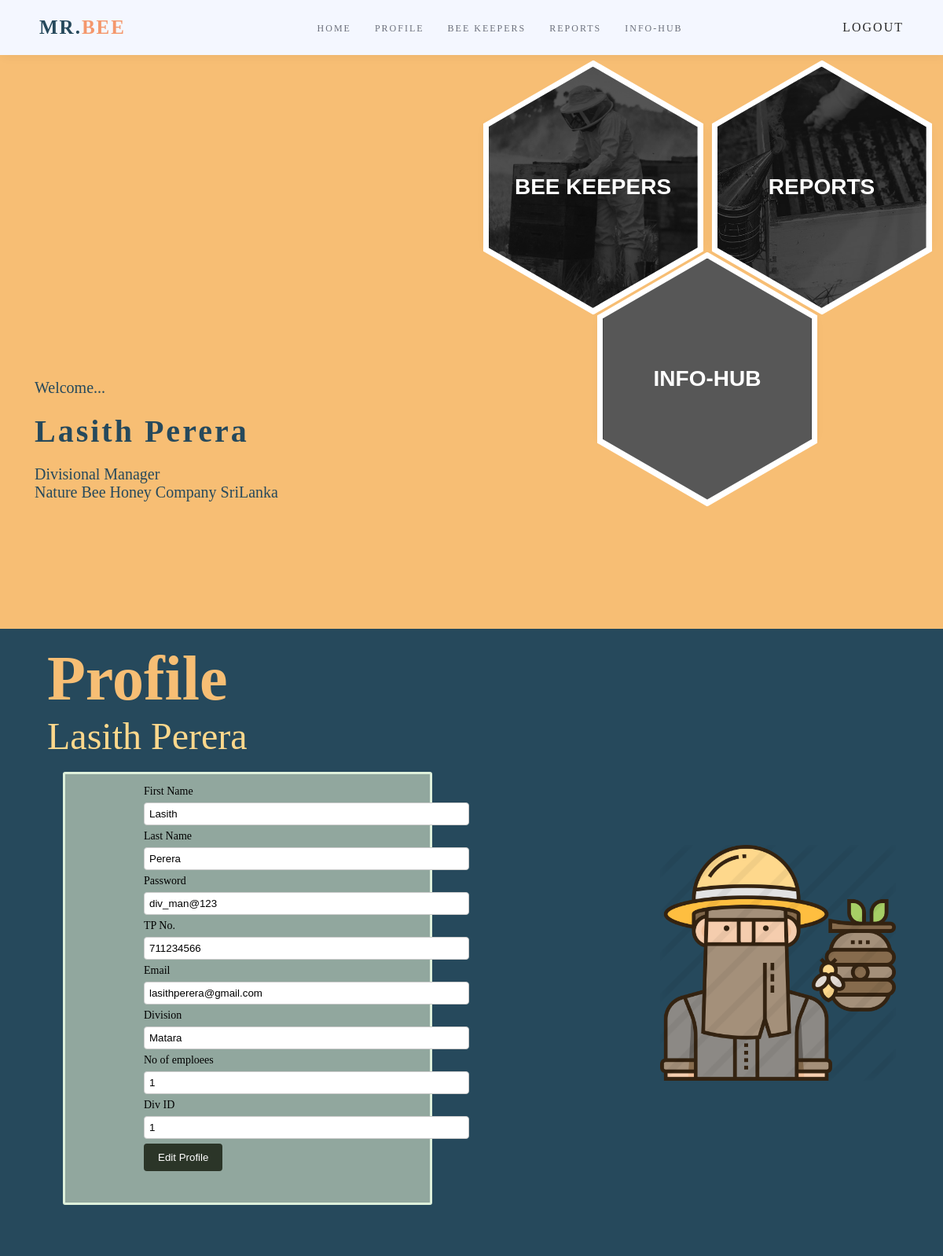
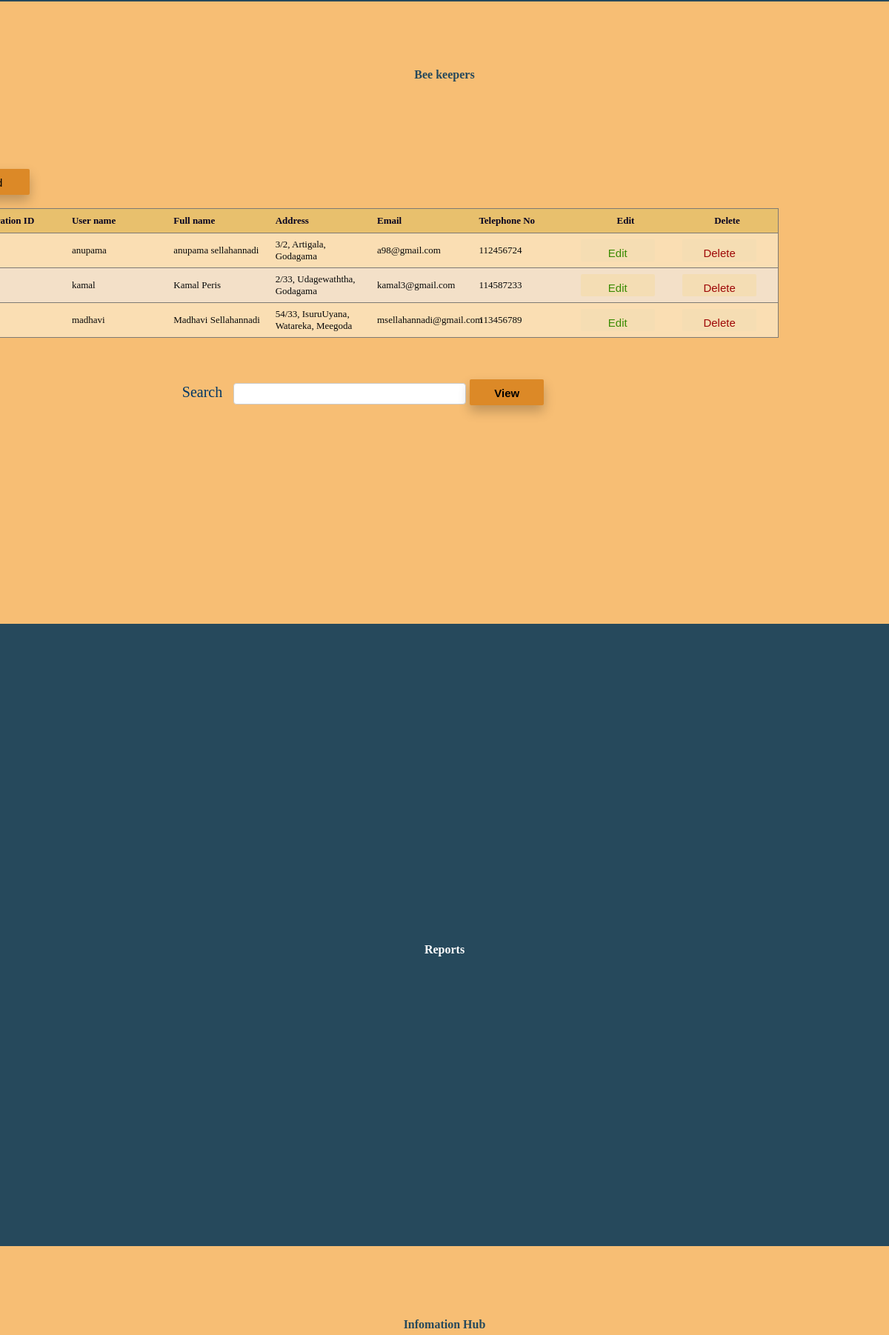
Screenshot of /src/php/divman.php (signed in, upper part) with the database file from the repository (2 pictures, top to bottom).
### tables this page shows
CREATE TABLE `div_manager` (
  `div_id` int(4) NOT NULL,
  `first_name` varchar(20) NOT NULL,
  `last_name` varchar(20) NOT NULL,
  `email` varchar(100) NOT NULL,
  `tp` int(10) NOT NULL,
  `pwd` varchar(100) NOT NULL DEFAULT 'div_man@123',
  `emp_status` varchar(25) NOT NULL DEFAULT 'Divisional_Manager',
  `division` varchar(20) NOT NULL,
  `no_employee` int(10) NOT NULL,
  `is_deleted` tinyint(1) NOT NULL DEFAULT 0
);

CREATE TABLE `beekeeper` (
  `userID` int(20) NOT NULL,
  `userName` varchar(50) NOT NULL,
  `fullName` varchar(50) NOT NULL,
  `userAddress` varchar(100) NOT NULL,
  `userEmail` varchar(50) NOT NULL,
  `userTele` int(20) NOT NULL,
  `userPassword` varchar(20) NOT NULL,
  `userRole` int(10) NOT NULL
);

### src/php/divman.php (the view, shortened to what this page needs)
<?php require_once("../../config/connect.php");
require_once("func.php"); ?>
<!DOCTYPE html>
<html>
<head>
	<link rel="stylesheet" type="text/css" href="../../public/css/main.css"/>
	<link rel="stylesheet" type="text/css" href="../../public/css/divman_bkeeper.css"/>
</head>
<body>
	<section id="main">
		<nav>
			<a href="#" class="logo">Mr.<font color="#f4976c">Bee</font></a>
			<ul class="menu">
				<li><a href="#main">Home</a></li>
				<li><a href="#about">Profile</a></li>
				<li><a href="#beekeeper">Bee Keepers</a></li>
				<li><a href="#reports">Reports</a></li>
				<li><a href="#info">Info-Hub</a></li>
			</ul>
			<a href="log_out.php" class="lang">Logout</a>
		</nav>
		<div class="name">
			<p class="details">Welcome... </p>
                   <h1>  <?php echo $_SESSION['first_name'];
                        echo $_SESSION['last_name']; ?></h1>
			<p class="details">Divisional Manager</br>Nature Bee Honey Company SriLanka</p>
		</div>
		<div class="hcmenue">
		<ul class ="honeycomb">
			<li class="honeycomb-cell">
				<a href="#beekeeper">
				<img class="honeycomb-cell_img" src="../../public/img/div1.jpg">
				<div class="honeycomb-cell_title">Bee Keepers</div>
				</a>
			</li>
			<li class="honeycomb-cell">
				<a href="#reports">
				<img class="honeycomb-cell_img" src="../../public/img/div2.jpg">
				<div class="honeycomb-cell_title">Reports</div>
				</a>
			</li>
			<li class="honeycomb-cell">
				<a href="#info">
				<img class="honeycomb-cell_img" src="../../public/img/div3.jpg">
				<div class="honeycomb-cell_title">Info-Hub</div>
				</a>
			</li>
		</ul>
		</div>
	</section>
	<section id="about">
		<div class="about-text">
			<h1>Profile</h1>
			<h2> <?php echo $_SESSION['first_name'];
                        echo $_SESSION['last_name']; ?></h2>
<br/>
<div class="pro">
    <div class="bhivecontainer">
<?php
$sql1 = "SELECT first_name,last_name,pwd,tp,email,division,no_employee,div_id  FROM div_manager WHERE email='".$_SESSION['email']."'";
mysqli_query($connection, $sql1);
$result1 = mysqli_query($connection,$sql1);
		while($row=mysqli_fetch_assoc($result1)){
        echo '<form  method="post" action="" ><div class="row" >';
        echo '<div class="col1">';
        echo 'First Name </div><div class="col2">';
        echo "<input type = 'text' name='first_name' required value ='".$row['first_name']."'>";
        echo "</div>";
        echo "</div>";
        echo '<div class="row" >';
        echo '<div class="col1">';
        echo 'Last Name </div><div class="col2" ><input type = "text" name="last_name" required value ="'.$row['last_name'].'" >';
        echo "</div>";
        echo "</div>";
        echo '<div class="row" >';
		echo '<div class="col1">';
		echo 'Password </div><div class="col2" ><input type = "text" name="pwd" required value ="'.$row['pwd'].'" >';
        echo "</div>";
        echo "</div>";
        echo '<div class="row" >';
		echo '<div class="col1">';
		echo 'TP No. </div><div class="col2" ><input type = "text" name="tp" required value ="'.$row['tp'].'" >';
        echo "</div>";
        echo "</div>";
        echo '<div class="row" >';
		echo '<div class="col1">';
		echo 'Email </div><div class="col2" ><input type = "text" name="email" required value ="'.$row['email'].'" readonly>';
        echo "</div>";
        echo "</div>";
        echo '<div class="row" >';
        echo '<div class="col1">';
        echo 'Division </div><div class="col2"><input type = "text" name="division" required value ="'.$row['division'].'"  readonly>';
        echo "</div>";
        echo "</div>";
        echo '<div class="row" >';
        echo '<div class="col1">';
        echo 'No of emploees </div><div class="col2"><input type = "text"" name="no_employee" required value ="'.$row['no_employee'].'" >';
        echo "</div>";
        echo "</div>";
        echo '<div class="row" >';
        echo '<div class="col1">';
        echo 'Div ID</div><div class="col2"><input type = "text" name="div_id" required value ="'.$row['div_id'].'" readonly>';
        echo "</div>";
        echo "</div>";
        echo '<div class="row"><div class="c1" style="width: 910px"><input type="submit" value="Edit Profile" name="update" ></div></form>';
        }?>
    </div>
<br />
<br />
</div>
</div>
		<div class="about-model">
			<img src="../../public/img/div4.png" alt="me"/>
		</div>
	</section>
	<section id="beekeeper">
	<div class="b-heading">
		<br/>
		<h1>Bee keepers</h1>
	</div>
	<div class="content">
            <br>
            <div class="viewform">
                        <button class="btn6" type="submit" name="submit" onclick="document.location='divman_bk_add.php'">Add </button>
             </div>
             <br>
            <center>
                <table class="div_man">
                    <tr>
                        <th>Registration ID</th>
                        <th>User name</th>
                        <th>Full name</th>
                        <th>Address</th>
                        <th>Email</th>
                        <th>Telephone No</th>
                        <th style="text-align:center;">Edit</th>
                        <th style="text-align:center;">Delete</th>
                    </tr>
                    <?php
                    $sql = "SELECT * FROM beekeeper ;";
                    $query=mysqli_query($connection,$sql);
                    while ($result =mysqli_fetch_assoc($query)) {
                    ?>
                    <tr>
                            <td><?php echo $result['userID'] ?></td>
                            <td><?php echo $result['userName'] ?></td>
                            <td><?php echo $result['fullName'] ?></td>
                            <td><?php echo $result['userAddress'] ?></td>
                            <td><?php echo $result['userEmail'] ?></td>
                            <td><?php echo $result['userTele'] ?></td>
                            <form action="divman_bk_edit.php" method="post">
                                    <td><button class="btn8" type="submit">Edit</button></td>
                            </form>
                            <form action="divman_bk_delete.php" method="post">
                                    <td><button class="btn7" type="submit" name="delete" onclick="return confirm('Are you sure?')">Delete</button></td>
                            </form>
                    </tr>
                    <?php
                    }
                    ?>
                </table>
            </center>
            <center>
                <div class="viewform">
                    <form method="post">
                        <br><br>
                        <label> Search  </label>
                        <input type="text" name="code">
                        <button class="btn6" type="submit" name="view"><b>View</b></button>
                    </form>
                </div>
              </center>
				<br/><br/>
        </div>
	</section>
	<section id="reports">
	<div class="r-heading">
		<h1>Reports</h1>
	</div>
	</section>
	<section id="info">
	<div class="i-heading">
		<h1>Infomation Hub</h1>
	</div>
	<br/>
	</section>
</body>
</html>

### public/css/divman_bkeeper.css (style rules this page uses)
.content { width: 1300px; height: 700px; display:block; position: relative; left:45%; top:50%; transform: translate(-50%,-50%); box-sizing: border-box; padding: 20px 100px 20px 100px; color: #023765; border-radius: 2%; }
.btn6 { background-color: #d4780ec0; top: 75%; height: 35px; width: 100px; color: rgb(0, 0, 0); padding: 10px; font-size: 15px; border: none; border-radius: 2px; cursor: pointer; top:130%; box-shadow: 0px 8px 16px 0px rgba(0, 0, 0, 0.226); }
.btn7 { background-color: rgba(245, 222, 179, 0.918); top: 75%; height: 30px; width: 100px; color: rgb(158, 6, 6); padding: 10px; font-size: 15px; border: none; border-radius: 2px; cursor: pointer; }
.btn8 { background-color: rgba(245, 222, 179, 0.918); top: 75%; height: 30px; width: 100px; color: rgb(57, 139, 2); padding: 10px; font-size: 15px; border: none; border-radius: 2px; cursor: pointer; }
.viewform { margin-top: 10px; font-size: 20px; }
.viewform input { margin-left: 10px; width: 300px; }
.div_man { font-family: Cambria, Cochin, Georgia, Times, 'Times New Roman', serif; border-collapse: collapse; margin-left: 1%; margin-right: 50%; width: 100%; }
.div_man td, .div_man th { text-align: left; padding: 8px; color: rgb(8, 8, 8); border: 0px solid #ddd; }
.div_man tr { border: 1px solid #7e7a74; background-color: rgba(243, 227, 208, 0.918); }
.div_man tr:nth-child(even) { background-color: #fadeb3; }
.div_man th { padding-top: 8px; padding-bottom: 8px; text-align: left; color: rgb(6, 2, 32); background-color: rgba(230, 184, 86, 0.788); }
.div_man td { padding-top: 7px; padding-bottom: 7px; }

### rows the page displays
div_manager: first_name "Lasith", last_name "Perera", pwd "div_man@123", tp "711234566", email "lasithperera@gmail.com", division "Matara", no_employee "1", div_id "1"
beekeeper: userName "anupama", fullName "anupama sellahannadi", userAddress "3/2, Artigala, Godagama", userEmail "a98@gmail.com", userTele "112456724"
beekeeper: userName "kamal", fullName "Kamal Peris", userAddress "2/33, Udagewaththa, Godagama", userEmail "kamal3@gmail.com", userTele "114587233"
beekeeper: userName "madhavi", fullName "Madhavi Sellahannadi", userAddress "54/33, IsuruUyana, Watareka, Meegoda", userEmail "msellahannadi@gmail.com", userTele "113456789"

### other values shown
$_SESSION['first_name'] "Lasith"
$_SESSION['last_name'] "Perera"
